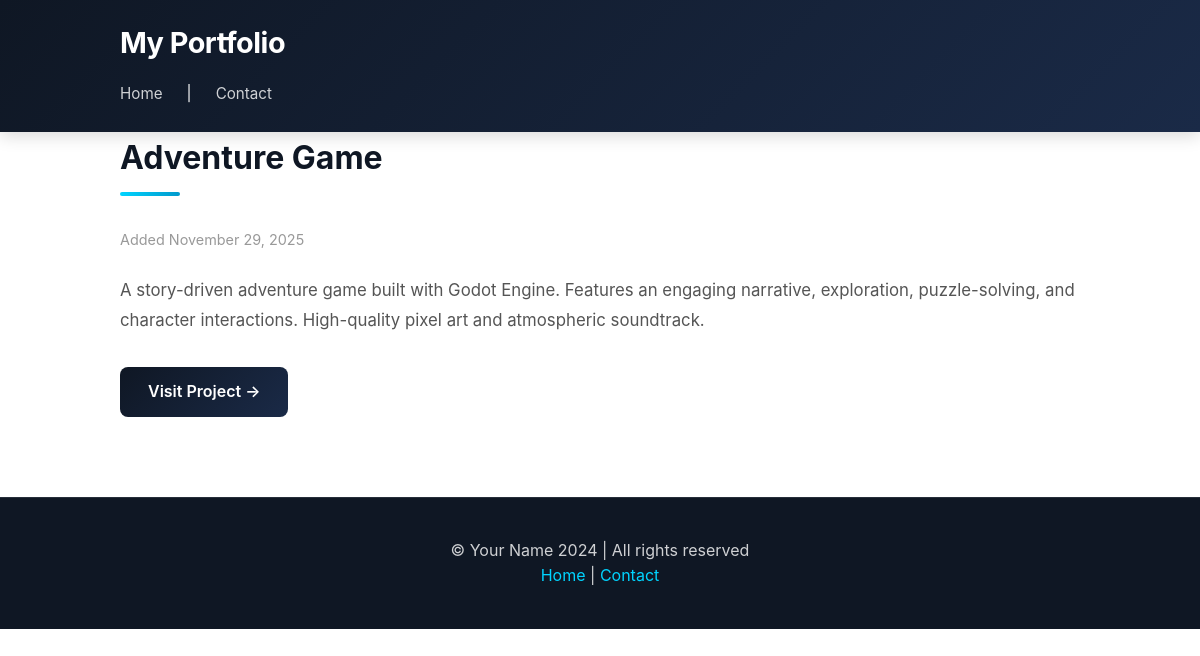
Screenshot of /project/adventure-game/ with the database file from the repository.
### portfolio/models.py (models this page shows, shortened)
class Project(models.Model):
    title = models.CharField(max_length=200)
    slug = models.SlugField(max_length=200, unique=True, blank=True)
    description = models.TextField(blank=True)
    link = models.URLField(blank=True)
    image = models.ImageField(upload_to='projects/', null=True, blank=True)
    category = models.CharField(max_length=100, blank=True, help_text='e.g., Web, Mobile, Design')
    technologies = models.ManyToManyField(Technology, blank=True, help_text='Select technologies used')
    created_at = models.DateTimeField(auto_now_add=True)
    class Meta:
        ordering = ['-created_at']

### portfolio/views.py (the view)
# urls.py: path('project/<slug:slug>/', views.project_detail, name='project_detail'),
def project_detail(request, slug):
    project = get_object_or_404(Project, slug=slug)
    return render(request, 'portfolio/project_detail.html', {'project': project})

### templates/portfolio/project_detail.html (shortened to what this page needs)
{% extends 'base.html' %}
{% block content %}
  <article class="project-detail">
    <h2>{{ project.title }}</h2>
    <div class="meta" style="color: #999; font-size: 0.9rem; margin-bottom: 24px;">
      Added {{ project.created_at|date:"F d, Y" }}
    </div>
    <div class="description" style="font-size: 1.05rem; line-height: 1.8; color: #555; margin-bottom: 32px;">
      {{ project.description|linebreaksbr }}
    </div>
    {% if project.link %}
      <a href="{{ project.link }}" target="_blank" style="display: inline-block; color: #fff; background: linear-gradient(135deg, #0f1724 0%, #1a2a47 100%); padding: 12px 28px; border-radius: 8px; text-decoration: none; font-weight: 600; transition: all 0.3s ease;">
        Visit Project →
      </a>
    {% endif %}
  </article>
{% endblock %}

### static/css/styles.css (style rules this page uses)
:root { --primary: #0f1724; --primary-light: #1a2a47; --accent: #00d4ff; --accent-dark: #0099cc; --text-dark: #1a1a1a; --text-light: #666; --bg-light: #f8f9fa; --border-color: #e0e0e0; --success: #4ade80; --radius: 8px; --shadow: 0 2px 8px rgba(0,0,0,0.1); --shadow-lg: 0 4px 16px rgba(0,0,0,0.15); }
* { margin: 0; padding: 0; box-sizing: border-box; }
html { scroll-behavior: smooth; }
body { font-family: -apple-system, BlinkMacSystemFont, 'Segoe UI', Roboto, 'Helvetica Neue', Arial, sans-serif; background: #fff; color: var(--text-dark); line-height: 1.6; }
h2 { font-size: 2rem; margin-bottom: 32px; color: var(--primary); position: relative; padding-bottom: 12px; }
h2::after { content: ''; position: absolute; bottom: 0; left: 0; width: 60px; height: 4px; background: linear-gradient(90deg, var(--accent), var(--accent-dark)); border-radius: 2px; }

### rows the page displays
Project: title "Adventure Game", created_at "November 29, 2025", description "A story-driven adventure game built with Godot Engine. Features an engaging narrative, exploration, puzzle-solving, and character interactions. High-quality pixel art and atmospheric soundtrack."
